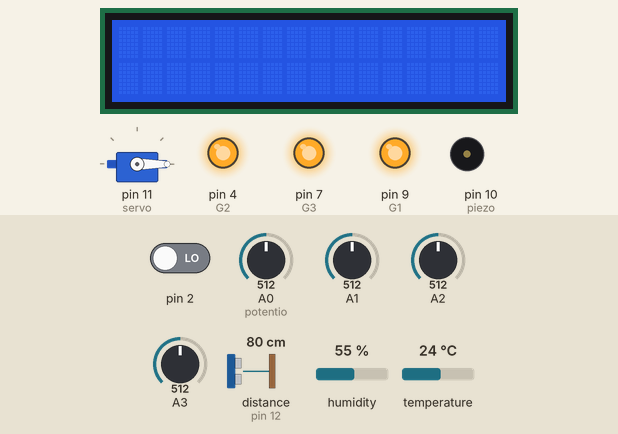
A sketch run on a simulated Arduino Uno, built with avr-gcc and run on an emulated ATmega328P. On the bench: 16×2 character LCD, servo, output pins drawn as LEDs (lit = HIGH), buzzer (waves = sounding). Wiring (inferred from the names in the program): ultrasonic range finder: trigger pin 13; echo pin 12. Inputs (shaded band) come from the test bench; at power-on: A0 (potentio) = 512, humidity 55 %, A1 = 512, pin 2 LOW, A2 = 512, A3 = 512, distance to the obstacle (sensor on pin 12) 80 cm, temperature 24 °C. The echo pulse lasts 58.3 µs per cm; pins used as bus, display or sensor lines are not drawn; what the sketch prints to the serial monitor is not drawn.

Above: at 1.2 s.
1.3 s: A0 (potentio) set to 606
At 1.3 s:
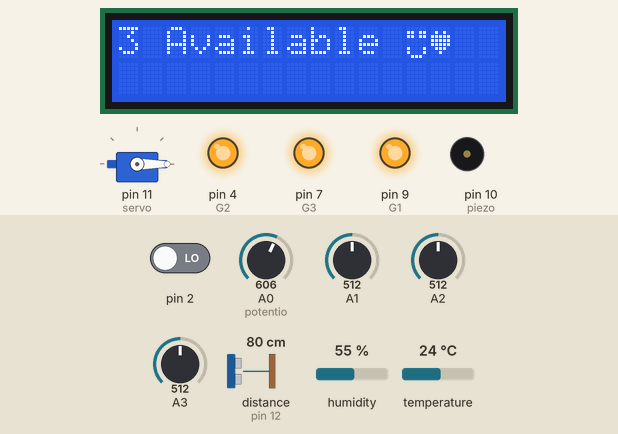
3.5 s: A0 (potentio) set to 627
At 6.5 s:
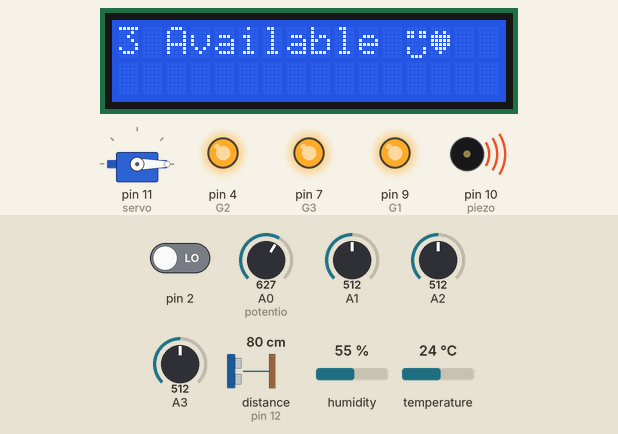
6.7 s: humidity set to 79 %
12.4 s: humidity set to 82 %
13.9 s: A1 set to 22
At 19.4 s:
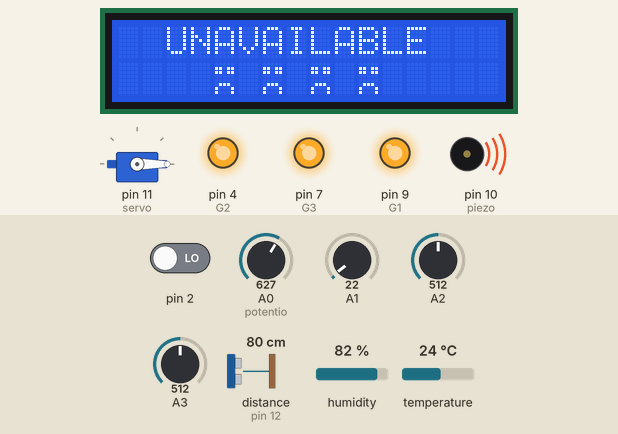
20.4 s: A1 set to 17
At 26.4 s:
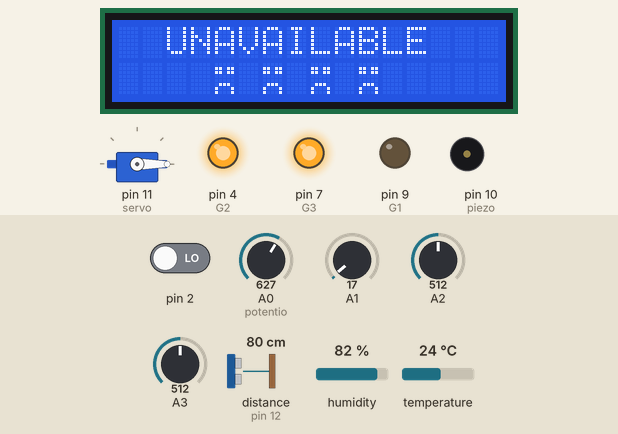
Timing chart, 0 to 27.9 s (numbered marks = the images above; inputs shaded):
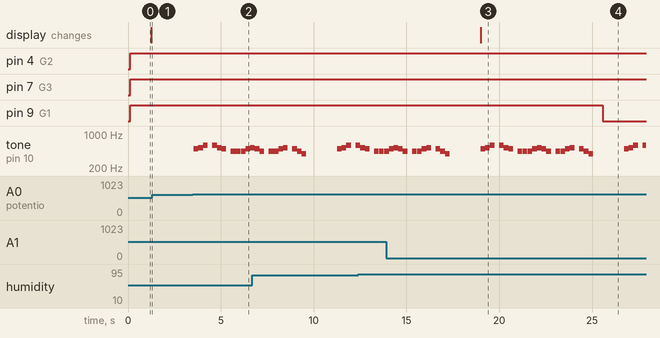

Measured:
- the behaviour switches between 614 and 615 on A0 (potentio) (found by bisection; images 1 and 2)
- the behaviour switches between 20 and 19 on A1 (found by bisection; images 3 and 4)
- after the input at 1.3 s, every drawn part: stays the same
- after the input at 3.5 s, tone on pin 10 (piezo): plays 494 Hz for 0.25 s, 523 Hz for 0.25 s, 587 Hz for 0.25 s, 587 Hz for 0.25 s, 523 Hz for 0.25 s, 494 Hz for 0.25 s … (11 notes in this stretch), starting after 0.05 s
- after the input at 20.4 s, pin 9 (G1): HIGH → LOW after 5.2 s

The sketch:

FinalProject.ino
```cpp
#include <DHT.h>
#include <DHT_U.h>
#include <Adafruit_Sensor.h>
#include <pitches.h>
#include <Servo.h>
#include <LiquidCrystal_I2C.h>

#define DHTTYPE DHT11
#define DHTPin 6

LiquidCrystal_I2C lcd(0x27, 16, 2);
Servo servo;
DHT dht(DHTPin, DHTTYPE);
bool servoFlag = false;
const int button = 2;     //주차장을 사용할 수 없을 때, 강제로 차단기 여는 버튼
const int R1 = 3;         //LED
const int G2 = 4;         //LED
const int R2 = 5;         //LED
//const int DHTPin = 6;   //DHT
const int G3 = 7;         //LED
const int R3 = 8;         //LED
const int G1 = 9;         //LED
const int piezo = 10;     //piezo buzzer
//servo = 11;
const int echoPin = 12;   //distance sensor
const int trigPin = 13;   //distance sensor
const int potentio = A0;  //potentio

int ledStatus[3] = {0, 0, 0}; //check parking space available
int cnt = 0;              //count left parking space
int angle = 0;            //servo motor angle
byte char_sad[8] = {0x00, 0x1B, 0x1B, 0x00, 0x00, 0x0E, 0x11, 0x11};    //:(
byte char_smile[8] = {0x00, 0x1B, 0x1B, 0x00, 0x00, 0x11, 0x11, 0x0E};  //:)
byte heart[8] = {0x00, 0x0A, 0x1F, 0x1F, 0x1F, 0x0E, 0x04, 0x00};       //하트
int openSong[4] = {NOTE_C5, NOTE_E5, NOTE_G5, NOTE_C6};             //gate bar open song
int closeSong[4] = {NOTE_C6, NOTE_G5, NOTE_E5, NOTE_C5};            //gate bar close song
int songTime[4] = {200, 200, 200, 300};
int endSong[29] = {NOTE_B4, NOTE_C5, NOTE_D5, 0, NOTE_D5, NOTE_C5, NOTE_B4, 0,
NOTE_A4, 0, NOTE_A4, 0, NOTE_A4, NOTE_B4, NOTE_C5, NOTE_B4, NOTE_A4, 0,
NOTE_A4, 0, NOTE_A4, NOTE_B4, NOTE_C5, 0, NOTE_B4, NOTE_A4, NOTE_G4, 0, 0};
int endTime[29] = {250, 250, 250, 250, 250, 250, 250, 250,
250, 20, 250, 20, 250, 250, 250, 250, 250, 250,
250, 20, 250, 250, 250, 250, 250, 250, 250, 250, 250};
float tem;                //temperature
float hum;                //humid
bool canUse = true;       //if tem or hum is too high, cannot use parking lot

void setup()
{
  Init_setup();
  Led_setup();
  Lcd_setup();
  Servo_setup();
  Distance_setup();
}
void loop()
{
  if (Serial.available() > 0) //시리얼 통신
  {
    char data = Serial.read();
    Serial.println("XXXXXXX  END XXXXXXX");
    if (data == 'x')          //x 입력이 탈출조건
      while(true);            //무한 루프에 같혀서 종료 효과
  }
  potentio_loop();    //가변저항 level 3이상이면 주차장 종료(노래로 알림)
  Dht_loop();         //온습도가 너무 높으면 주차장 운영 중지(차단기 안열림)
  Jodo_loop();        //주차여부 판단
  Distance_loop();    //입구에 차량 도착 감지 후, 차단기 동작
  LCD_loop();         //lcd에 상황 표시
}

void Init_setup()
{
  Serial.begin(9600);
  pinMode(piezo, OUTPUT);
  pinMode(potentio, INPUT);
  dht.begin();
  attachInterrupt(0, forceOpen, RISING);
}

void Led_setup()
{
  pinMode(G1, OUTPUT);
  pinMode(R1, OUTPUT);
  pinMode(G2, OUTPUT);
  pinMode(R2, OUTPUT);
  pinMode(G3, OUTPUT);
  pinMode(R3, OUTPUT);
}

void Lcd_setup()
{
  lcd.init(); // I2C LCD의 초기화
  lcd.backlight(); // I2C LCD의 백라이트 켜기
  lcd.clear();
  lcd.createChar(0, char_sad);  //슬픈 이모티콘 저장
  lcd.createChar(1, char_smile);//웃는 이모티콘 저장
  lcd.createChar(2, heart);      //하트 이모티콘 저장
}

void potentio_loop()
{
  int adc = analogRead(potentio); //가변저항 값 읽기
  int level = adc / 205;    // level (0~4) 설정
  if (level >= 3)
  {
    for(int i=0; i<29; i++) //level이 3이상이면 주자창 종료 노래가 나온다(알림)
    {
      tone(piezo, endSong[i], endTime[i]);
      delay(endTime[i]);
    }
  }
}

void Jodo_loop()
{
  int reading1 = analogRead(A1); // 조도 센서 읽기
  int reading2 = analogRead(A2);
  int reading3 = analogRead(A3);

  Serial.print("1 : ");
  Serial.print(reading1);
  Serial.print(" / 2 : ");
  Serial.print(reading2);
  Serial.print(" / 3 : ");
  Serial.println(reading3);

  if (reading1 < 20)        //밝기가 충분히 어두워지면 주차 된것으로 판단
    setLED(G1, R1, 10);
  else
    setLED(R1, G1, 11);
  if (reading2 < 20)
    setLED(G2, R2, 20);
  else
    setLED(R2, G2, 21);
  if (reading3 < 20)
    setLED(G3, R3, 30);
  else
    setLED(R3, G3, 31);

  delay(1000);
}

void Distance_setup()   //초음파 거리측정 센서 설정
{
  pinMode(trigPin, OUTPUT);
  pinMode(echoPin, INPUT);
}

void Distance_loop()
{
  long duration, inches, cm;

  digitalWrite(trigPin, LOW);
  delayMicroseconds(2);
  digitalWrite(trigPin, HIGH);
  delayMicroseconds(10);
  digitalWrite(trigPin, LOW);
  duration = pulseIn(echoPin, HIGH);

  cm = microsecondsToCentimeters(duration);
  Serial.print(cm);
  Serial.println(" cm");

  if (!servoFlag && canUse && cm <=5)   //차단기가 닫힌 상태 & 주차장 사용 가능 & 차량 진입
    servoUp();                          //차단기 올림
  else if (servoFlag && cm > 5)         //차단기가 열린 상태 & 진입 원하는 차량 없음
    servoDown();                        //차단기 내림

  delay(100);
}

long microsecondsToCentimeters(long microseconds)
{
    return microseconds / 29 / 2;
}

void Servo_setup()    //서보 모터 설정
{
  servo.attach(11);
  servo.write(0);
}

void LCD_loop()
{
  if (canUse)
  {
    if (cnt > 0)    //주차장에 주차 공간이 있을 때 가능한 주차 공간 표시
    {
      lcd.clear();
      lcd.setCursor(0, 0); // 커서를 0번 행(윗줄)의 0번 열(가장 왼쪽 열)에 위치
      lcd.print(cnt + String(" Available "));
      lcd.write(byte(1));
      lcd.write(byte(2));
    }
    else          //주차장에 여유 주차 공간 없을 때 자리 없음 표시
    {
      lcd.clear();
      lcd.setCursor(0, 0); // 커서를 0번 행(윗줄)의 0번 열(가장 왼쪽 열)에 위치
      lcd.print("NO Parking Space");
      lcd.setCursor(4, 1);
      lcd.write(byte(0));
      lcd.print(" ");
      lcd.write(byte(0));
      lcd.print(" ");
      lcd.write(byte(0));
      lcd.print(" ");
      lcd.write(byte(0));
    }
  }
  else      //주차장 이용이 어려울 때(온습도 영향)
  {
    lcd.clear();
    lcd.setCursor(0, 0);
    lcd.print("  UNAVAILABLE  ");
    lcd.setCursor(4, 1);
    lcd.write(byte(0));
    lcd.print(" ");
    lcd.write(byte(0));
    lcd.print(" ");
    lcd.write(byte(0));
    lcd.print(" ");
    lcd.write(byte(0));
  }
}

void Dht_loop()
{
  tem = dht.readTemperature();
  hum = dht.readHumidity();
  if (isnan(tem) || isnan(hum))
    Serial.println(F("Failed to read from DHT sensor!"));
  else
  {
    Serial.print("Temp : "); Serial.print(tem);
    Serial.print(" ");
    Serial.print("Humid : "); Serial.print(hum);
    Serial.println("%");
    if (tem > 50.0 || hum > 80)   //온습도가 높으면 사용 불가능 표시
      canUse = false;
    else
      canUse = true;
  }
}

void setLED(int low, int high, int state)   //꺼지는 led, 켜지는 led를 구별해서 씀
{
  digitalWrite(low, LOW);
  digitalWrite(high, HIGH);
  if (state == 10)      //parking 1 low //상태 저장
    ledStatus[0] = 0;
  else if (state == 11)  //parking 1 high
    ledStatus[0] = 1;
  else if (state == 20) //parking 2 low
    ledStatus[1] = 0;
  else if (state == 21)  //parking 2 high
    ledStatus[1] = 1;
  else if (state == 30) //parking 3 low
    ledStatus[2] = 0;
  else if (state == 31)  //parking 3 high
    ledStatus[2] = 1;
  cnt = 0;
  for(int i = 0; i<3; i++)  //count available seat
  {
    if(ledStatus[i])
      cnt++;
  }
  Serial.println(String("--- ") + cnt);
}

void servoUp()
{
  servoFlag = true;
  for(int i=0; i<4; i++)  //차단기 열리기 전 효과음 내기
  {
    tone(piezo, openSong[i], songTime[i]);
    delay(songTime[i]);
  }
  while (angle >= 0)    //차단기 올림
  {
    servo.write(angle--);
    delay(15);
   }
}
void servoDown()
{
  servoFlag = false;
  for(int i=0; i<4; i++)  //차단기 내리기 전 효과음 내기
  {
    tone(piezo, closeSong[i], songTime[i]);
    delay(songTime[i]);
  }
  while (angle <= 100)      //차단기 내림
  {
    servo.write(angle++);
    delay(15);
  }
}

void forceOpen()        //인터럽트 핸들러
{//주차장을 사용할 수 없을 때, 강제로 차단기 여는 동작
  canUse = true;
}
```
